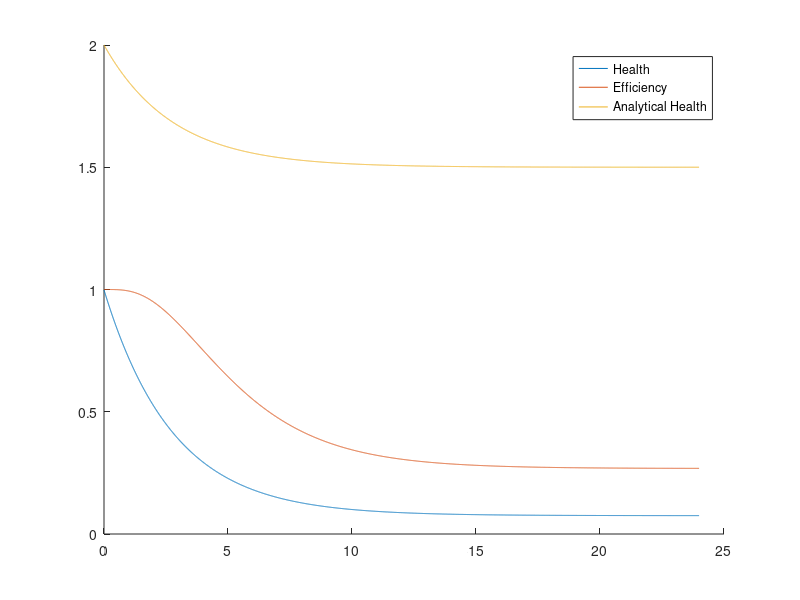

MATLAB code to generate this figure:
clear

function e = efficiency(health)
    e = 1 - (1 - health) ^ 4;
end

% In this model, the machine ages linearly. Performance degradation will be non-linearly related to health.

k0 = 0.00002;
repair = 0.00015;
% repair = 0;

k1 = k0 * (1500 / 300);
% rate_func = @(health) -k0 * (1500 / 300) * health^0.2;
rate_func = @(health) -k1 * health; % No exponent
% rate_func = @(health) -k0 * (1500 / 300); % Linear

c = -log(abs(k1 - repair));
h_ode = @(t) (1 / k1) * (exp(-k1 * t - c) + repair);

% Health is between 1 and 0
health = 1;

dt = 20;
t_end = 24 * 3600;

healths = zeros(1, t_end / dt);
healths2 = zeros(1, t_end / dt);
efficiencies = zeros(1, t_end / dt);

i = 1;
t = 0;
while t < t_end
    rate = rate_func(health) * dt;
    health = min(1, max(0, health + rate + repair));

    healths(i) = health;
    efficiencies(i) = efficiency(health);

    t = t + dt;
    i = i + 1;
end

figure
hold on
time = [0:dt:t_end - dt];
plot(time / 3600, healths)
plot(time / 3600, efficiencies)
healths_ode = h_ode(time);
plot(time / 3600, h_ode([0:dt:t_end - 1]))
legend("Health", "Efficiency", "Analytical Health")


